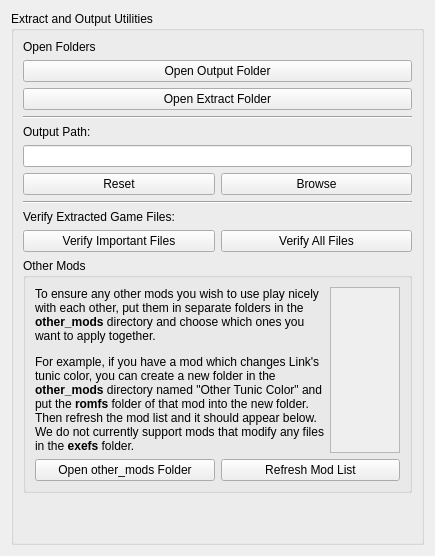
      <widget class="QWidget" name="advanced_tab">
       <property name="sizePolicy">
        <sizepolicy hsizetype="Preferred" vsizetype="Maximum">
         <horstretch>0</horstretch>
         <verstretch>0</verstretch>
        </sizepolicy>
       </property>
       <attribute name="title">
        <string>Advanced</string>
       </attribute>
       <layout class="QHBoxLayout" name="horizontalLayout_4" stretch="0">
        <item>
         <layout class="QVBoxLayout" name="verticalLayout_9">
          <item>
           <widget class="QGroupBox" name="file_setup_group_box">
            <property name="sizePolicy">
             <sizepolicy hsizetype="Preferred" vsizetype="Preferred">
              <horstretch>0</horstretch>
              <verstretch>0</verstretch>
             </sizepolicy>
            </property>
            <property name="title">
             <string>Extract and Output Utilities</string>
            </property>
            <layout class="QVBoxLayout" name="verticalLayout_31">
             <item>
              <widget class="QLabel" name="open_folders_label">
               <property name="text">
                <string>Open Folders</string>
               </property>
              </widget>
             </item>
             <item>
              <widget class="QPushButton" name="open_output_folder_button">
               <property name="text">
                <string>Open Output Folder</string>
               </property>
              </widget>
             </item>
             <item>
              <widget class="QPushButton" name="open_extract_folder_button">
               <property name="text">
                <string>Open Extract Folder</string>
               </property>
              </widget>
             </item>
             <item>
              <widget class="Line" name="utils_hline_2">
               <property name="orientation">
                <enum>Qt::Orientation::Horizontal</enum>
               </property>
              </widget>
             </item>
             <item>
              <widget class="QLabel" name="output_label">
               <property name="sizePolicy">
                <sizepolicy hsizetype="Preferred" vsizetype="Preferred">
                 <horstretch>0</horstretch>
                 <verstretch>0</verstretch>
                </sizepolicy>
               </property>
               <property name="text">
                <string>Output Path:</string>
               </property>
              </widget>
             </item>
             <item>
              <widget class="QLineEdit" name="config_output">
               <property name="readOnly">
                <bool>true</bool>
               </property>
              </widget>
             </item>
             <item>
              <layout class="QHBoxLayout" name="output_button_layout">
               <item>
                <widget class="QPushButton" name="reset_output_button">
                 <property name="text">
                  <string>Reset</string>
                 </property>
                </widget>
               </item>
               <item>
                <widget class="QPushButton" name="browse_output_button">
                 <property name="text">
                  <string>Browse</string>
                 </property>
                </widget>
               </item>
              </layout>
             </item>
             <item>
              <widget class="Line" name="utils_hline_3">
               <property name="orientation">
                <enum>Qt::Orientation::Horizontal</enum>
               </property>
              </widget>
             </item>
             <item>
              <widget class="QLabel" name="verify_extract_label">
               <property name="text">
                <string>Verify Extracted Game Files:</string>
               </property>
              </widget>
             </item>
             <item>
              <layout class="QHBoxLayout" name="verify_extract_layout">
               <item>
                <widget class="QPushButton" name="verify_important_extract_button">
                 <property name="text">
                  <string>Verify Important Files</string>
                 </property>
                </widget>
               </item>
               <item>
                <widget class="QPushButton" name="verify_all_extract_button">
                 <property name="text">
                  <string>Verify All Files</string>
                 </property>
                </widget>
               </item>
              </layout>
             </item>
             <item>
              <widget class="QGroupBox" name="other_mods_group_box">
               <property name="sizePolicy">
                <sizepolicy hsizetype="Preferred" vsizetype="Preferred">
                 <horstretch>0</horstretch>
                 <verstretch>0</verstretch>
                </sizepolicy>
               </property>
               <property name="title">
                <string>Other Mods</string>
               </property>
               <layout class="QVBoxLayout" name="verticalLayout_42">
                <item>
                 <layout class="QHBoxLayout" name="horizontalLayout_7">
                  <property name="topMargin">
                   <number>0</number>
                  </property>
                  <item>
                   <widget class="QLabel" name="other_mods_explanation_text">
                    <property name="text">
                     <string>&lt;html&gt;&lt;head/&gt;&lt;body&gt;&lt;p&gt;To ensure any other mods you wish to use play nicely with each other, put them in separate folders in the &lt;span style=&quot; font-weight:700;&quot;&gt;other_mods&lt;/span&gt; directory and choose which ones you want to apply together.&lt;/p&gt;&lt;p&gt;For example, if you have a mod which changes Link's tunic color, you can create a new folder in the &lt;span style=&quot; font-weight:700;&quot;&gt;other_mods&lt;/span&gt; directory named &amp;quot;Other Tunic Color&amp;quot; and put the &lt;span style=&quot; font-weight:700;&quot;&gt;romfs&lt;/span&gt; folder of that mod into the new folder. Then refresh the mod list and it should appear below. We do not currently support mods that modify any files in the &lt;span style=&quot; font-weight:700;&quot;&gt;exefs&lt;/span&gt; folder.&lt;/p&gt;&lt;/body&gt;&lt;/html&gt;</string>
                    </property>
                    <property name="wordWrap">
                     <bool>true</bool>
                    </property>
                   </widget>
                  </item>
                  <item>
                   <widget class="QScrollArea" name="other_mods_scroll_area">
                    <property name="sizePolicy">
                     <sizepolicy hsizetype="Expanding" vsizetype="Expanding">
                      <horstretch>0</horstretch>
                      <verstretch>0</verstretch>
                     </sizepolicy>
                    </property>
                    <property name="widgetResizable">
                     <bool>true</bool>
                    </property>
                    <widget class="QWidget" name="other_mods_scroll_widget">
                     <property name="geometry">
                      <rect>
                       <x>0</x>
                       <y>0</y>
                       <width>419</width>
                       <height>208</height>
                      </rect>
                     </property>
                     <layout class="QVBoxLayout" name="other_mods_scroll_layout"/>
                    </widget>
                   </widget>
                  </item>
                 </layout>
                </item>
                <item>
                 <layout class="QHBoxLayout" name="other_mods_button_layout">
                  <item>
                   <widget class="QPushButton" name="open_other_mods_dir_button">
                    <property name="text">
                     <string>Open other_mods Folder</string>
                    </property>
                   </widget>
                  </item>
                  <item>
                   <widget class="QPushButton" name="refresh_mod_list_button">
                    <property name="text">
                     <string>Refresh Mod List</string>
                    </property>
                   </widget>
                  </item>
                 </layout>
                </item>
               </layout>
              </widget>
             </item>
             <item>
              <spacer name="verticalSpacer_2">
               <property name="orientation">
                <enum>Qt::Orientation::Vertical</enum>
               </property>
               <property name="sizeHint" stdset="0">
                <size>
                 <width>20</width>
                 <height>40</height>
                </size>
               </property>
              </spacer>
             </item>
            </layout>
           </widget>
          </item>
         </layout>
        </item>
       </layout>
      </widget>
